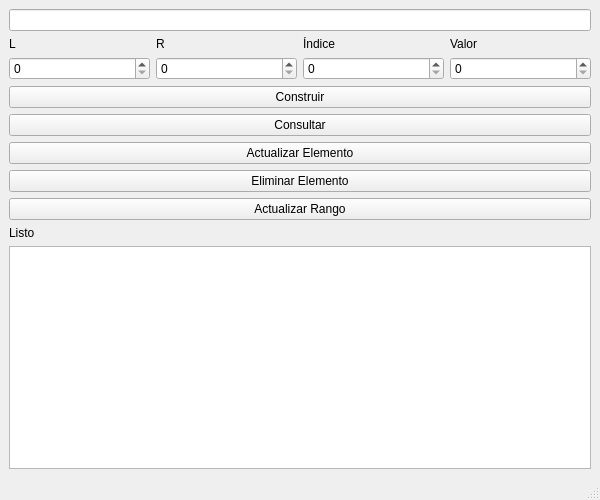
<?xml version="1.0" encoding="UTF-8"?>
<ui version="4.0">
 <class>MainWindow</class>
 <widget class="QMainWindow" name="MainWindow">
  <property name="geometry">
   <rect><x>0</x><y>0</y><width>600</width><height>500</height></rect>
  </property>
  <widget class="QWidget" name="centralwidget">
   <layout class="QVBoxLayout" name="verticalLayout">
    <item><widget class="QLineEdit" name="inputArray"/></item>

    <item>
     <layout class="QHBoxLayout" name="labelsTop">
      <item><widget class="QLabel" name="labelL"><property name="text"><string>L</string></property></widget></item>
      <item><widget class="QLabel" name="labelR"><property name="text"><string>R</string></property></widget></item>
      <item><widget class="QLabel" name="labelIndex"><property name="text"><string>Índice</string></property></widget></item>
      <item><widget class="QLabel" name="labelValue"><property name="text"><string>Valor</string></property></widget></item>
     </layout>
    </item>

    <item>
     <layout class="QHBoxLayout" name="layoutInputs">
      <item><widget class="QSpinBox" name="inputL"/></item>
      <item><widget class="QSpinBox" name="inputR"/></item>
      <item><widget class="QSpinBox" name="inputIndex"/></item>
      <item><widget class="QSpinBox" name="inputValue"/></item>
     </layout>
    </item>

    <item><widget class="QPushButton" name="buildButton"><property name="text"><string>Construir</string></property></widget></item>
    <item><widget class="QPushButton" name="queryButton"><property name="text"><string>Consultar</string></property></widget></item>
    <item><widget class="QPushButton" name="updateButton"><property name="text"><string>Actualizar Elemento</string></property></widget></item>
    <item><widget class="QPushButton" name="deleteButton"><property name="text"><string>Eliminar Elemento</string></property></widget></item>
    <item><widget class="QPushButton" name="updateRangeButton"><property name="text"><string>Actualizar Rango</string></property></widget></item>
    <item><widget class="QLabel" name="result"><property name="text"><string>Listo</string></property></widget></item>
    <item><widget class="QGraphicsView" name="graphicsView"/></item>
   </layout>
  </widget>
  <widget class="QMenuBar" name="menubar"/>
  <widget class="QStatusBar" name="statusbar"/>
 </widget>
 <resources/>
 <connections/>
</ui>
